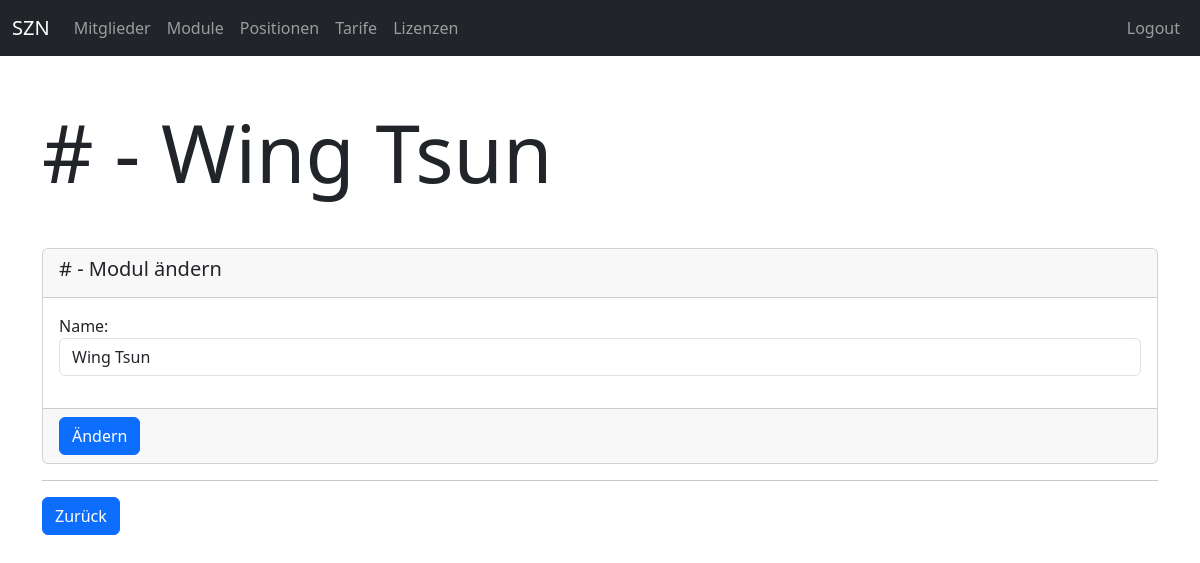
Before: /members/module/update/5 (signed in) with the older database file.
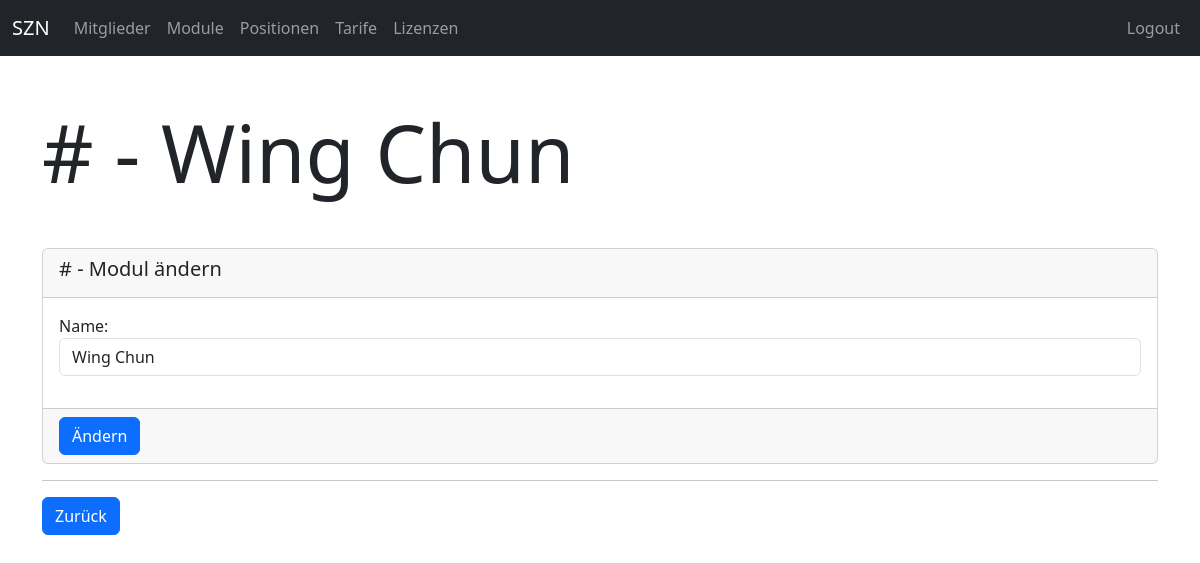
After: the same page with the newer database file.
### members/models.py (models this page shows, shortened)
class Module(models.Model):
    name = models.CharField(max_length=255, unique=True)

### members/views/module_views.py (the view)
# urls.py: path("module/update/<int:id>", module_views.module_update, name="members-module-update"),
def module_update(request, id):
    if not request.user.is_authenticated:
        return helpers.not_auth_redirect()
    module = get_object_or_404(models.Module, id=id)
    if request.method == "POST":
        form = forms.ModuleForm(request.POST, instance=module)
        if form.is_valid():
            form.save()
            messages.add_message(request, messages.SUCCESS, f"Modul: [#{module.id} - {module.name}] wurde geändert!")
            url = reverse("members-module-detail", args=[id])
            return HttpResponseRedirect(url)
    else:
        form = forms.ModuleForm(instance=module)
    return render(request, "members/module/module_update.html", {
        "title": module.name,
        "form": form
    })

### members/forms.py
class ModuleForm(forms.ModelForm):
    class Meta:
        model = models.Module
        fields = "__all__"
        labels = {
            "name": "Name"
        }
        widgets = {
            "name": forms.TextInput(attrs={"class": "form-control"})
        }

### members/templates/members/module/module_update.html (shortened to what this page needs)
{% extends "base_one_col.html" %}
{% block header %}
    <div class="mb-5">
        <h1 class="display-1">#{{ id }} - {{ title }}</h1>
    </div>
{% endblock %}
{% block main %}
<form action="" method="POST">
    <div class="card">
        <div class="card-header">
            <h5>#{{ id }} - Modul ändern</h5>
        </div>
        <div class="card-body">
            {% for field in form %}
                <div class="mb-3">
                    {{ field.label_tag }}
                    {{ field }}
                </div>
            {% endfor %}
        </div>
        <div class="card-footer">
            <button class="btn btn-primary">Ändern</button>
        </div>
    </div>
</form>
<hr>
<button class="btn btn-primary back-link">Zurück</button>
{% endblock %}

Changed rows visible on the page:
changed Module: name "Wing Tsun" → "Wing Chun"
